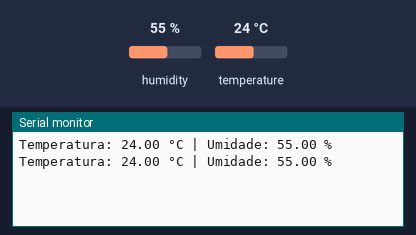
This sketch was run on a simulated Arduino Uno, built with avr-gcc and run on an emulated ATmega328P. On the bench: the last lines printed to the serial monitor. The inputs (shaded band) are chosen by the test bench; at power-on: humidity 55 %, temperature 24 °C.

Above: at 2.8 s.
2.9 s: humidity set to 22 %
At 4.9 s:
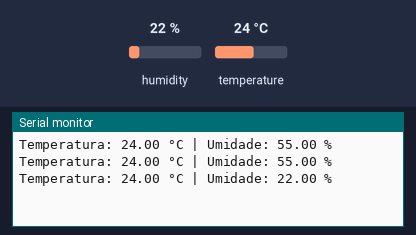
5.6 s: temperature set to 12 °C
At 7.3 s:
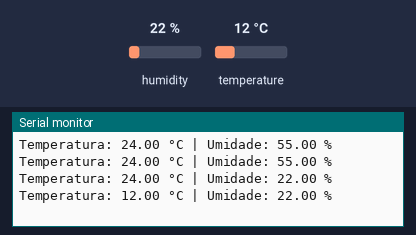
8.3 s: humidity set to 40 %
At 11.0 s:
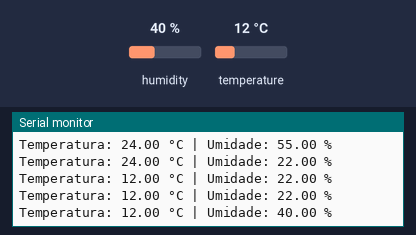
Timing chart, 0 to 12.5 s (numbered marks = the images above; inputs shaded):
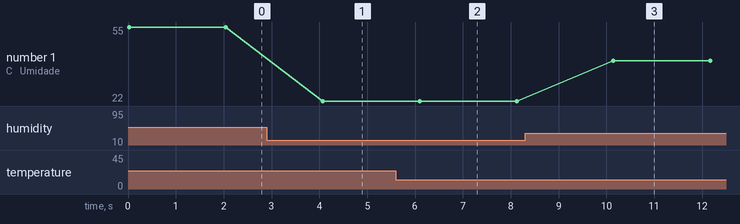

Measured:
- after the input at 2.9 s, the serial monitor: prints a new line after 1.2 s (image 1)
- after the input at 5.6 s, the serial monitor: prints a new line after 0.50 s (image 2)
- after the input at 8.3 s, the serial monitor: prints a new line after 1.8 s (image 3)
- plotted number 1: 55 → 22 after the input at 2.9 s, 22 → 40 after the input at 8.3 s

The sketch:

ThermoSense.ino
```cpp
#include <DHT.h>

#define DHTPIN 4
#define DHTTYPE DHT11

DHT dht(DHTPIN, DHTTYPE);

void setup() {
  Serial.begin(115200);
  dht.begin();
}

void loop() {
  float temp = dht.readTemperature();
  float umidity = dht.readHumidity();

  if(isnan(temp) || isnan(umidity)) {
    Serial.println("Erro ao ler o sensor!");
    return;
  }

  Serial.print("Temperatura: ");
  Serial.print(temp);
  Serial.print(" °C | Umidade: ");
  Serial.print(umidity);
  Serial.println(" %");

  delay(2000);

}
```
